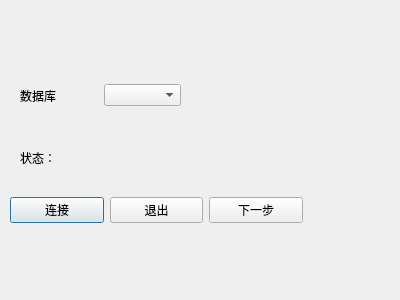
<?xml version="1.0" encoding="UTF-8"?>
<ui version="4.0">
 <class>Dialog</class>
 <widget class="QDialog" name="Dialog">
  <property name="geometry">
   <rect>
    <x>0</x>
    <y>0</y>
    <width>400</width>
    <height>300</height>
   </rect>
  </property>
  <property name="windowTitle">
   <string>Dialog</string>
  </property>
  <widget class="QWidget" name="horizontalLayoutWidget">
   <property name="geometry">
    <rect>
     <x>20</x>
     <y>60</y>
     <width>161</width>
     <height>71</height>
    </rect>
   </property>
   <layout class="QHBoxLayout" name="horizontalLayout">
    <item>
     <widget class="QLabel" name="label">
      <property name="text">
       <string>数据库</string>
      </property>
     </widget>
    </item>
    <item>
     <widget class="QComboBox" name="dbcomboBox"/>
    </item>
   </layout>
  </widget>
  <widget class="QWidget" name="horizontalLayoutWidget_2">
   <property name="geometry">
    <rect>
     <x>10</x>
     <y>170</y>
     <width>293</width>
     <height>80</height>
    </rect>
   </property>
   <layout class="QHBoxLayout" name="horizontalLayout_2">
    <item>
     <widget class="QPushButton" name="submit">
      <property name="text">
       <string>连接</string>
      </property>
     </widget>
    </item>
    <item>
     <widget class="QPushButton" name="cancel">
      <property name="text">
       <string>退出</string>
      </property>
     </widget>
    </item>
    <item>
     <widget class="QPushButton" name="next">
      <property name="text">
       <string>下一步</string>
      </property>
     </widget>
    </item>
   </layout>
  </widget>
  <widget class="QLabel" name="label_2">
   <property name="geometry">
    <rect>
     <x>20</x>
     <y>150</y>
     <width>231</width>
     <height>16</height>
    </rect>
   </property>
   <property name="text">
    <string>状态：</string>
   </property>
  </widget>
 </widget>
 <resources/>
 <connections/>
</ui>
